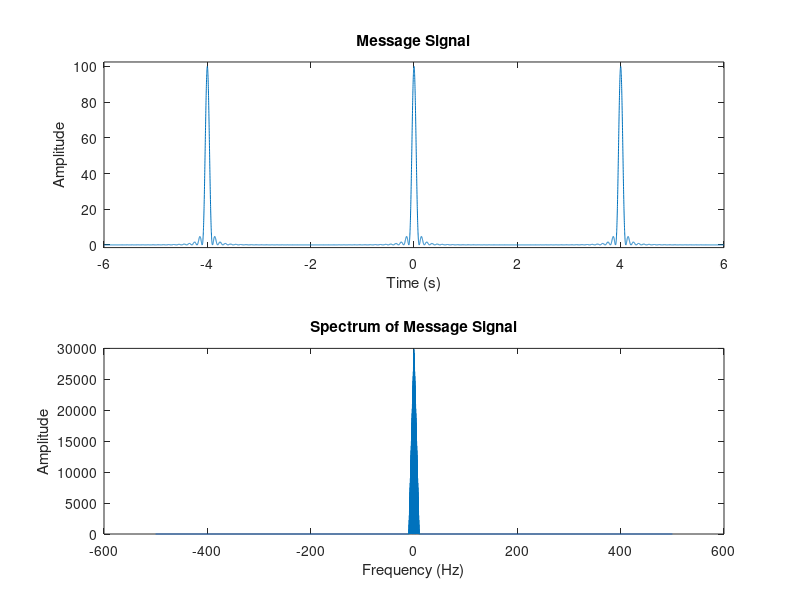
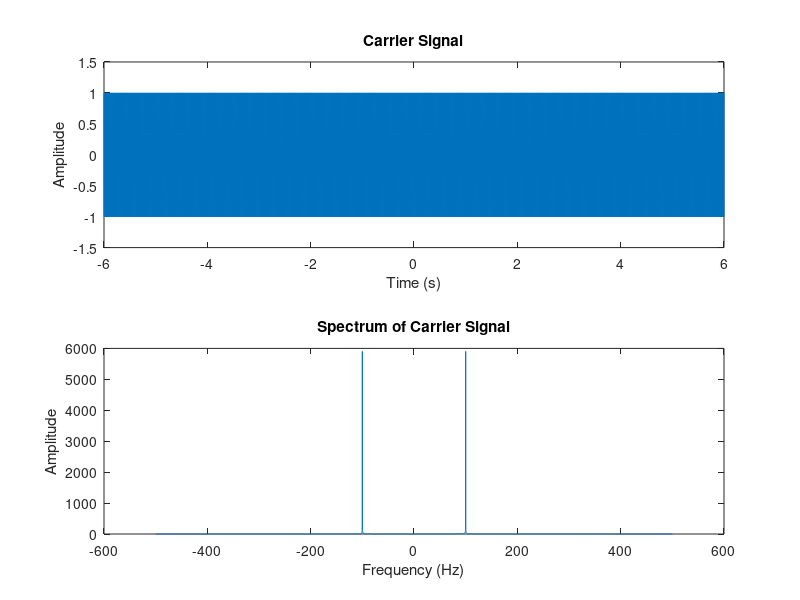
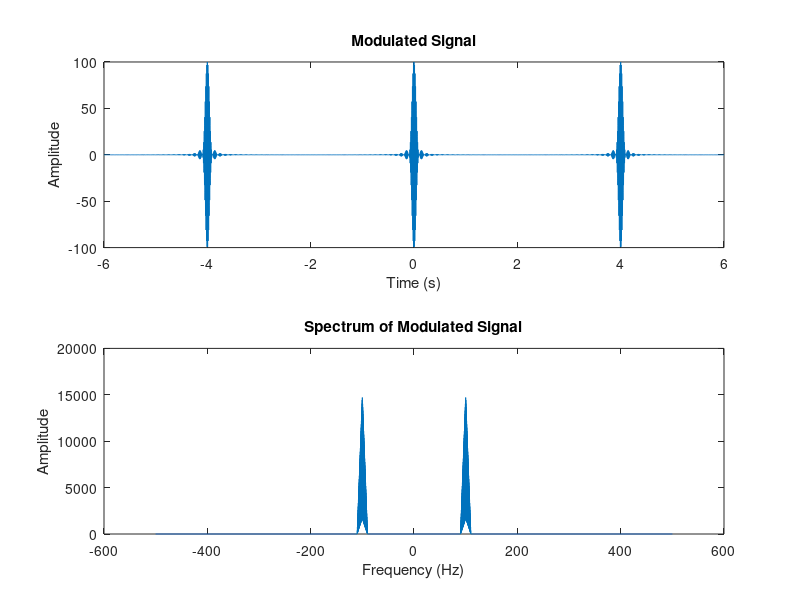

Write MATLAB code to recreate these figures, in order.
% Exercise Problem 3.3
% --------------------
clc;
clear all;
close all;

% Details given in the question
Fc = 100;
t0 = 4;

% Assumed values
Tstart = -6;
Tstop = 6;
Fs = 1000;

% Generating time
Ts = 1 / Fs;
t = Tstart : Ts : Tstop;
N = length(t);

% Generating the message signal
tk = mod(t - (t0/2), t0) - (t0/2);
m_t = (sin(pi*10*tk) ./ (pi*tk)) .^ 2;
for i = 1 : N
    if(isnan(m_t(1, i)))
        m_t(1, i) = 100;
    end
end
figure;
subplot(2,1,1);
plot(t, m_t);
ylim([-1.5 102.5]);
title('Message Signal');
xlabel('Time (s)');
ylabel('Amplitude');
subplot(2,1,2);
plot(linspace(-Fs/2, Fs/2, N), abs(fftshift(fft(m_t))));
title('Spectrum of Message Signal');
xlabel('Frequency (Hz)');
ylabel('Amplitude');

% Generating the carrier signal
c_t = cos(2*pi*Fc*t);
figure;
subplot(2,1,1);
plot(t, c_t);
title('Carrier Signal');
xlabel('Time (s)');
ylabel('Amplitude');
ylim([-1.5 1.5]);
subplot(2,1,2);
plot(linspace(-Fs/2, Fs/2, N), abs(fftshift(fft(c_t))));
title('Spectrum of Carrier Signal');
xlabel('Frequency (Hz)');
ylabel('Amplitude');

% Generating the modulated signal
u_t = m_t .* c_t;
figure;
subplot(2,1,1);
plot(t, u_t);
title('Modulated Signal');
xlabel('Time (s)');
ylabel('Amplitude');
subplot(2,1,2);
plot(linspace(-Fs/2, Fs/2, N), abs(fftshift(fft(u_t))));
title('Spectrum of Modulated Signal');
xlabel('Frequency (Hz)');
ylabel('Amplitude');

% Calculate power
u_pow = sum(u_t .^ 2) / N;
fprintf(1, 'Power of modulated signal u(t) = %f\n', u_pow);
u_f_pow = sum(abs(fft(u_t)) .^ 2) / N;
m_f_pow = sum(abs(fft(m_t)) .^ 2) / N;
fprintf(1, 'Power spectral density of modulated signal u(f) = %f\n', u_f_pow);
fprintf(1, 'Power spectral density of message signal m(f) = %f\n\n', m_f_pow);

